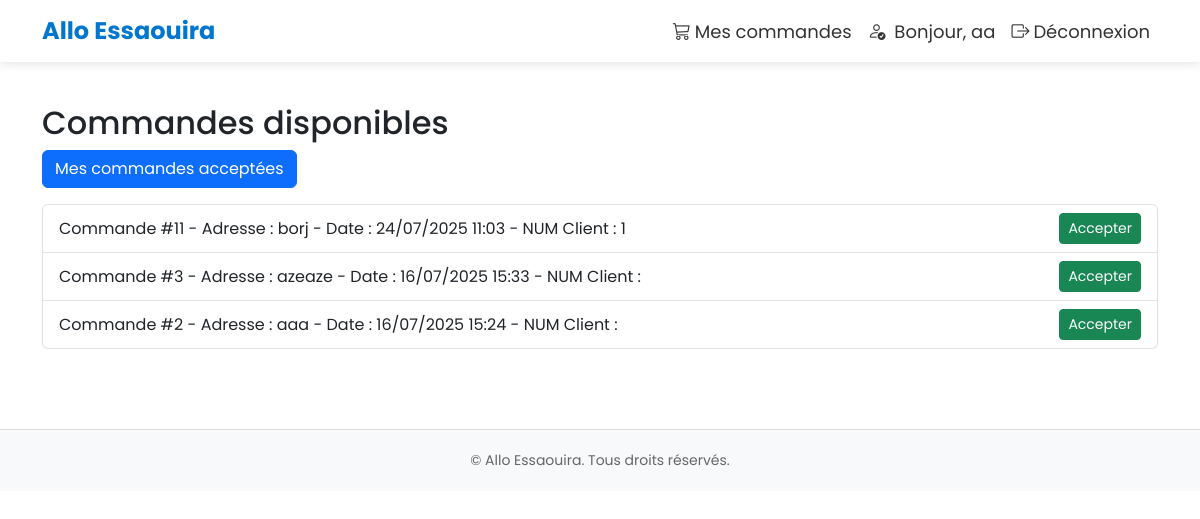
Screenshot of /delivery/commandes-disponibles/ (signed in) with the database file from the repository.
### orders/models.py (models this page shows, shortened)
class Commande(models.Model):
    STATUT_CHOICES = [
        ('en_attente', 'En attente'),
        ('en_cours', 'En cours de livraison'),
        ('livree', 'Livrée'),
    ]
    client = models.ForeignKey(SignUpClient, on_delete=models.CASCADE, null=True, blank=True)
    adresse_livraison = models.CharField(max_length=255, blank=True, null=True)
    date_commande = models.DateTimeField(auto_now_add=True)
    statut = models.CharField(max_length=50, choices=STATUT_CHOICES, default="en_attente")

### clients/models.py (models this page shows, shortened)
class SignUpClient(models.Model):
    user = models.OneToOneField(User, on_delete=models.CASCADE, null=True, blank=True)
    adresse = models.CharField(max_length=150, null=True, blank=True)
    telephone = models.CharField(max_length=20, null=True, blank=True)

### delivery/views.py (the view)
# urls.py: path('commandes-disponibles/', views.commandes_disponibles, name='commandes_disponibles'),
@login_required
def commandes_disponibles(request):
    commandes_non_attribuees = Commande.objects.filter(
        livraison__isnull=True
    ).order_by('-date_commande')
    return render(request, 'commandes_disponibles.html', {
        'commandes': commandes_non_attribuees
    })

### delivery/templates/commandes_disponibles.html (shortened to what this page needs)
{% extends 'base.html' %}
{% block content %}
<h2>Commandes disponibles</h2>
<a href="{% url 'after_login_livreur' %}" class="btn btn-primary mb-3">
  Mes commandes acceptées
</a>
<ul class="list-group">
  {% for commande in commandes %}
    <li class="list-group-item d-flex justify-content-between align-items-center">
      <div>
        Commande #{{ commande.id }} - Adresse : {{ commande.adresse_livraison }} - Date : {{ commande.date_commande|date:"d/m/Y H:i" }}
        - NUM Client : {{ commande.client.telephone }}
      </div>
      <div>
        <form method="POST" action="{% url 'accepter_commande' commande.id %}">
          <button type="submit" class="btn btn-success btn-sm">Accepter</button>
        </form>
      </div>
    </li>
  {% empty %}
    <li class="list-group-item">Aucune commande disponible.</li>
  {% endfor %}
</ul>
{% endblock %}

### templates/base.html (style rules this page uses)
body { font-family: 'Poppins', sans-serif; padding-top: 80px; }

### rows the page displays
Commande: id "11", adresse_livraison "borj", date_commande "24/07/2025 11:03", client.telephone "1"
Commande: id "3", adresse_livraison "azeaze", date_commande "16/07/2025 15:33"
Commande: id "2", adresse_livraison "aaa", date_commande "16/07/2025 15:24"

### other values shown
{{ request.session.client_name }} "aa"
